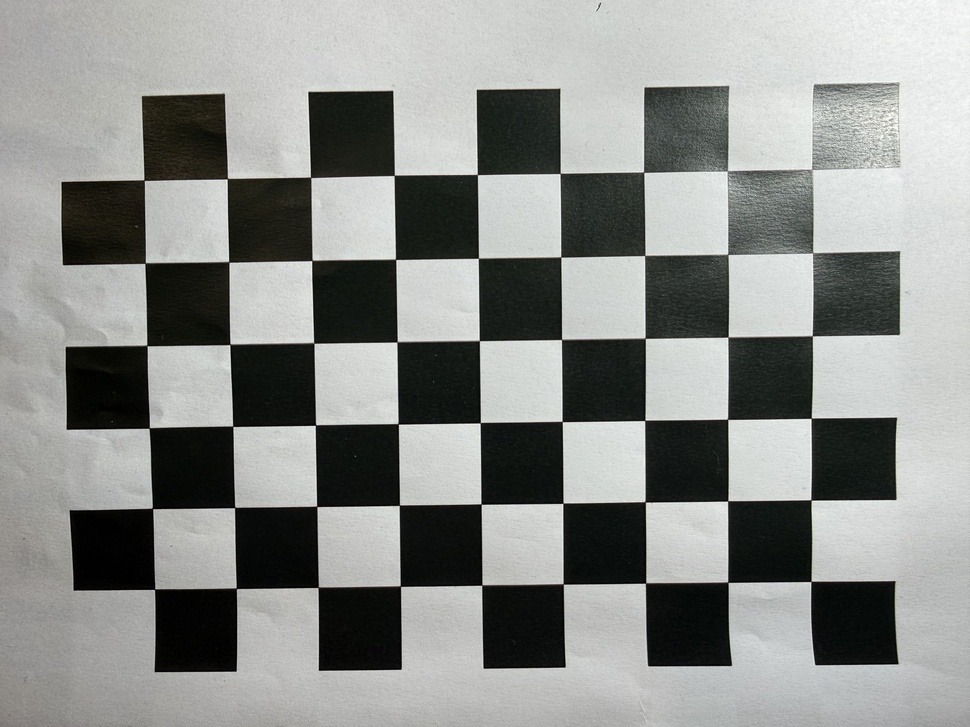
#> input picture lab02/data/IMG_3241.jpeg, 970 x 727 px, shrunk from 4032 x 3024 before the run; its folder holds only this picture in this run
$ python part_d.py
#> lines starting #> are read from the running program, lines starting #| are printed output that depends on the picture
import cv2
import numpy as np
import glob
import matplotlib.pyplot as plt
import random
import datetime

np.random.seed(42)

# --- Швидке повторне зчитування ---
PATTERN_SIZE = (9, 6)
SQUARE_SIZE = 22.0
objp = np.zeros((PATTERN_SIZE[0] * PATTERN_SIZE[1], 3), np.float32)
objp[:, :2] = np.mgrid[0:PATTERN_SIZE[0], 0:PATTERN_SIZE[1]].T.reshape(-1, 2) * SQUARE_SIZE

images = glob.glob('lab02/data/IMG_*.jpeg')
valid_objpoints = []
valid_imgpoints = []
gray_shape = None
criteria = (cv2.TERM_CRITERIA_EPS + cv2.TERM_CRITERIA_MAX_ITER, 30, 0.001)

for fname in images:
    img = cv2.imread(fname)
#> img is the input picture: shape (727, 970, 3); mean B, G, R 139, 141.9, 139.9
    gray = cv2.cvtColor(img, cv2.COLOR_BGR2GRAY)
    if gray_shape is None:
        gray_shape = gray.shape[::-1]
    ret, corners = cv2.findChessboardCorners(gray, PATTERN_SIZE, None)
#> ret = True; corners = 54 rows, first 8: [811, 581.5], [727.8, 582.1], [645.3, 583.1], [563.3, 584], [481.8, 585], [400.2, 585.9], [317.8, 587.4], [236.1, 588.4]
    if ret:
        corners_sub = cv2.cornerSubPix(gray, corners.copy(), (11, 11), (-1, -1), criteria)
#> corners_sub = 54 rows, first 8: [811, 581.4], [727.8, 582.3], [645.6, 583.1], [563.2, 583.9], [481.8, 585.1], [400.4, 586.2], [318.2, 587.3], [236.3, 588.3]
        valid_objpoints.append(objp)
        valid_imgpoints.append(corners_sub)

# ==========================================
# Крок 12. Залежність від кількості кадрів
# ==========================================
print("--- Рахуємо залежність від кількості кадрів (це займе трохи часу) ---")
N_values = [5, 8, 10, 12, 15, 20]
fx_results = {N: [] for N in N_values}
err_results = {N: [] for N in N_values}

for N in N_values:
    # Якщо N більше, ніж знайдених кадрів, обмежуємо
    actual_N = min(N, len(valid_objpoints))
    for _ in range(5):
        indices = random.sample(range(len(valid_objpoints)), actual_N)
        sub_obj = [valid_objpoints[i] for i in indices]
        sub_img = [valid_imgpoints[i] for i in indices]

        ret, mtx, dist, _, _ = cv2.calibrateCamera(sub_obj, sub_img, gray_shape, None, None)
        fx_results[N].append(mtx[0, 0])
        err_results[N].append(ret)

# Графіки
plt.figure(figsize=(12, 5))
plt.subplot(1, 2, 1)
N_arr = np.array(N_values)
fx_means = [np.mean(fx_results[N]) for N in N_values]
fx_stds = [np.std(fx_results[N]) for N in N_values]
plt.errorbar(N_arr, fx_means, yerr=fx_stds, fmt='-o', capsize=5, color='blue')
plt.title('Оцінка fx від кількості кадрів N')
plt.xlabel('N (кадрів)')
plt.ylabel('Focal length fx (пікселі)')
plt.grid(True)

plt.subplot(1, 2, 2)
err_means = [np.mean(err_results[N]) for N in N_values]
err_stds = [np.std(err_results[N]) for N in N_values]
plt.errorbar(N_arr, err_means, yerr=err_stds, fmt='-o', color='red', capsize=5)
plt.title('Середня похибка від кількості кадрів N')
plt.xlabel('N (кадрів)')
plt.ylabel('Похибка репроєкції (пікселі)')
plt.grid(True)
plt.tight_layout()
plt.show()
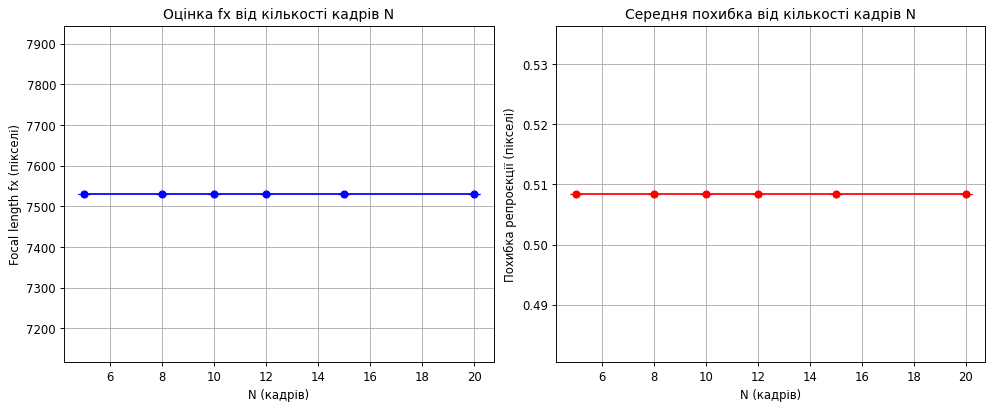
#> figure drawn by matplotlib, 2 panels

# ==========================================
# Повне фінальне калібрування
# ==========================================
ret, mtx, dist, rvecs, tvecs = cv2.calibrateCamera(valid_objpoints, valid_imgpoints, gray_shape, None, None)
#> ret = 0.508; mtx = [[7530.3, 0, 508.5], [0, 7984.1, 444.5], [0, 0, 1]]; dist = [[4.68, -985.8, 0.019, 0.018, -6098.1]]; rvecs = ([-0.00972, -0.57, 3.08],); tvecs = ([80.86, 34.44, 2030],)

# ==========================================
# Крок 13 та 14. Усунення дисторсії
# ==========================================
# Вкажи тут правильну назву свого тестового файлу
test_img_path = 'lab02/data/test_line.jpeg'
test_img = cv2.imread(test_img_path)

if test_img is not None:
    h, w = test_img.shape[:2]
    # alpha = 0 (обрізати краї)
    newcameramtx_0, roi_0 = cv2.getOptimalNewCameraMatrix(mtx, dist, (w,h), 0, (w,h))
    # alpha = 1 (залишити всі пікселі)
    newcameramtx_1, roi_1 = cv2.getOptimalNewCameraMatrix(mtx, dist, (w,h), 1, (w,h))

    dst_0 = cv2.undistort(test_img, mtx, dist, None, newcameramtx_0)
    dst_1 = cv2.undistort(test_img, mtx, dist, None, newcameramtx_1)

    # Накладаємо ідеально рівну червону лінію близько до правого краю для перевірки
    line_x = int(w * 0.9)
    cv2.line(test_img, (line_x, 0), (line_x, h), (0, 0, 255), 10)
    cv2.line(dst_0, (line_x, 0), (line_x, h), (0, 0, 255), 10)

    plt.figure(figsize=(15, 6))
    plt.subplot(1, 3, 1)
    plt.imshow(cv2.cvtColor(test_img, cv2.COLOR_BGR2RGB))
    plt.title('Оригінал (видно вигин)')
    plt.axis('off')

    plt.subplot(1, 3, 2)
    plt.imshow(cv2.cvtColor(dst_0, cv2.COLOR_BGR2RGB))
    plt.title('alpha = 0 (Обрізано)')
    plt.axis('off')

    plt.subplot(1, 3, 3)
    plt.imshow(cv2.cvtColor(dst_1, cv2.COLOR_BGR2RGB))
    plt.title('alpha = 1 (З чорними краями)')
    plt.axis('off')
    plt.tight_layout()
    plt.show()
else:
    print(f"Помилка: не знайдено файл {test_img_path}")

# ==========================================
# Крок 15. Збереження
# ==========================================
fs = cv2.FileStorage('lab02/camera_params.yml', cv2.FILE_STORAGE_WRITE)
fs.write('camera_matrix', mtx)
fs.write('distortion_coefficients', dist)
fs.write('image_size', gray_shape)
fs.write('reprojection_error', ret)
fs.write('frames_used', len(valid_objpoints))
fs.write('calibration_date', datetime.datetime.now().strftime("%Y-%m-%d %H:%M:%S"))
fs.release()
print("\nУспіх! Файл camera_params.yml збережено у папці lab02.")

$ run again, on lab02/data/IMG_3249.jpeg
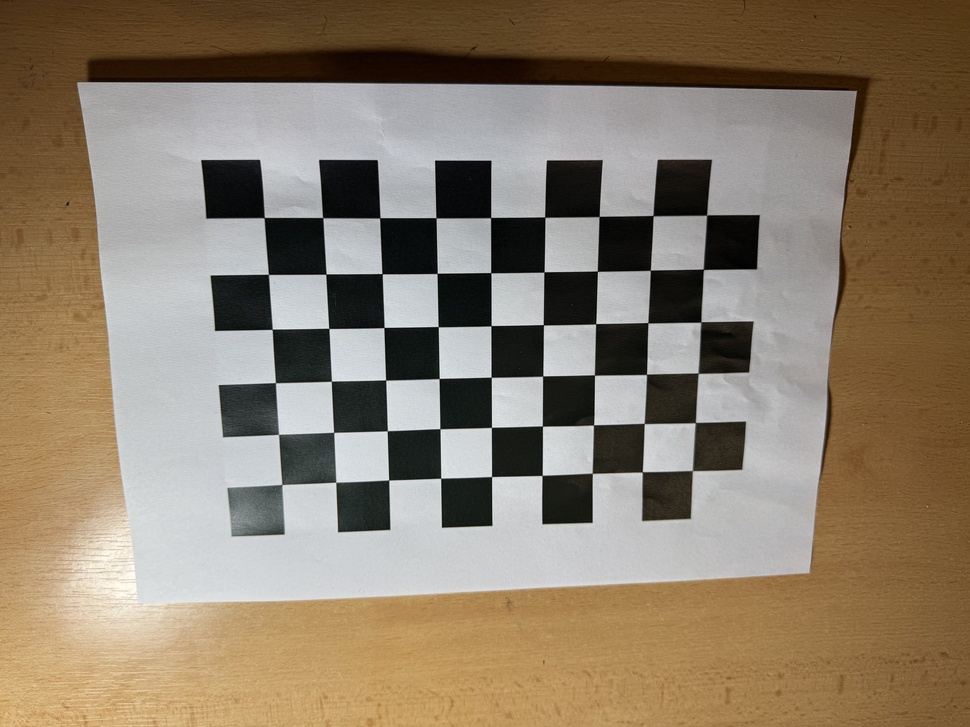
#> input picture lab02/data/IMG_3249.jpeg, 970 x 727 px, shrunk from 5712 x 4284 before the run
#> img is the input picture: shape (727, 970, 3); mean B, G, R 107.5, 126.2, 140.5
#> `gray = cv2.cvtColor(img, cv2.COLOR_BGR2GRAY)`:
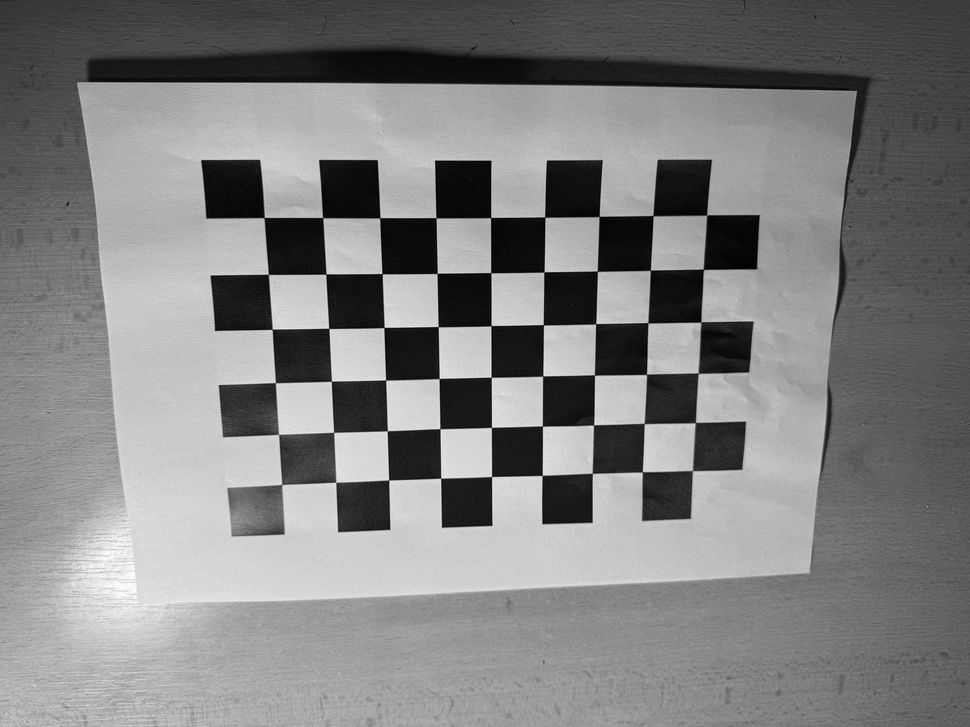
#> gray: shape (727, 970); min 0, max 254, mean 128.3
#> `ret, corners = cv2.findChessboardCorners(gray, PATTERN_SIZE, None)`: ret = True; corners = 54 rows, first 8: [264.2, 217.7], [322.7, 217.7], [379.8, 217.8], [435.9, 217.7], [490.7, 217.6], [544.7, 217.1], [599.2, 216.4], [653.1, 215.7]
#> corners_sub = 54 rows, first 8: [264.2, 217.5], [322.7, 217.6], [379.8, 217.8], [436, 217.7], [490.6, 217.5], [544.7, 217.1], [599.1, 216.5], [653.1, 215.6]
#> `plt.show()`:
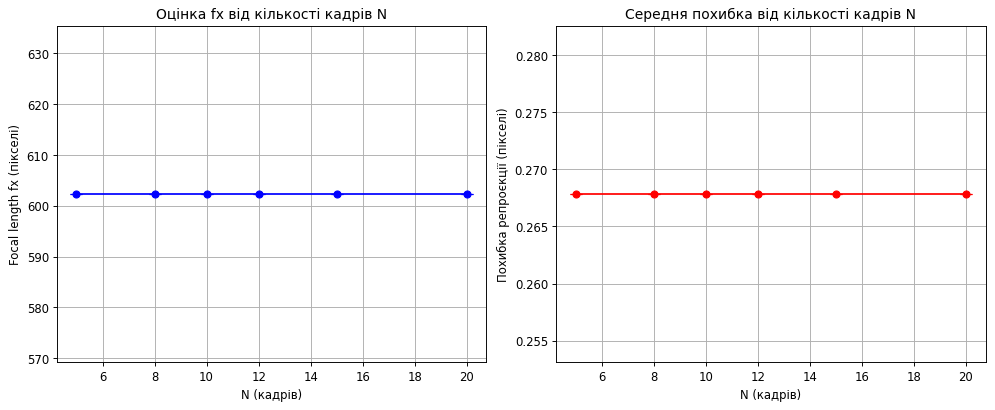
#> figure drawn by matplotlib, 2 panels
#> `ret, mtx, dist, rvecs, tvecs = cv2.calibrateCamera(valid_objpoints, va..`: ret = 0.268; mtx = [[602.3, 0, 479.3], [0, 601.2, 330.6], [0, 0, 1]]; dist = [[0.129, 0.238, -0.00278, -0.00131, -2.4]]; rvecs = ([0.167, -0.0639, -0.0125],); tvecs = ([-83.24, -43.85, 237.7],)

$ run again, on lab02/data/IMG_3250.jpeg
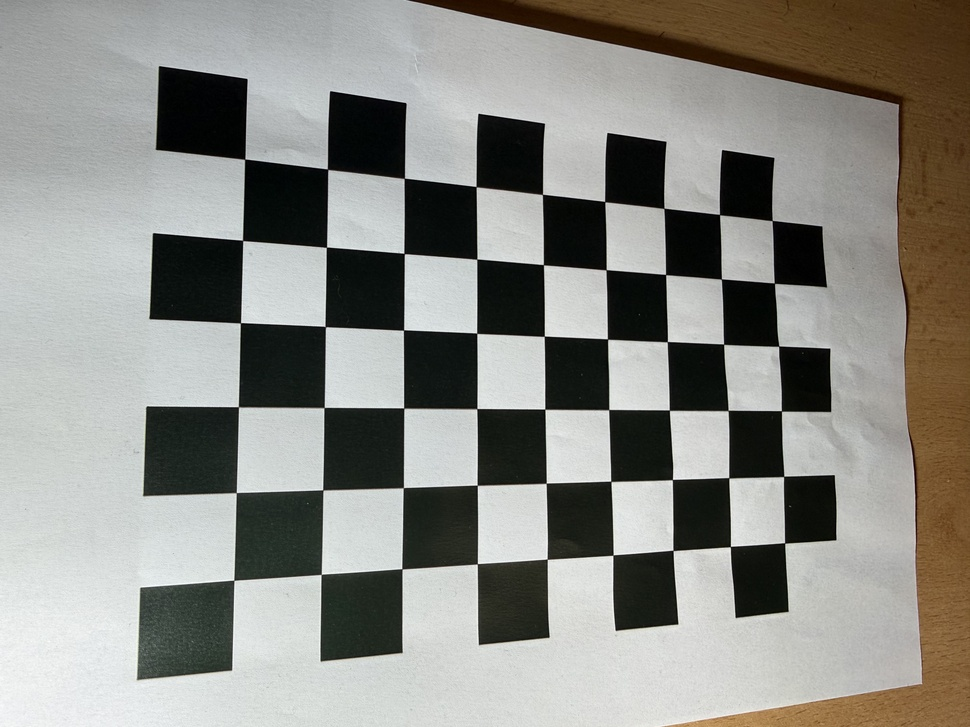
#> input picture lab02/data/IMG_3250.jpeg, 970 x 727 px, shrunk from 4032 x 3024 before the run
#> img is the input picture: shape (727, 970, 3); mean B, G, R 133.1, 138.8, 139.1
#> `gray = cv2.cvtColor(img, cv2.COLOR_BGR2GRAY)`:
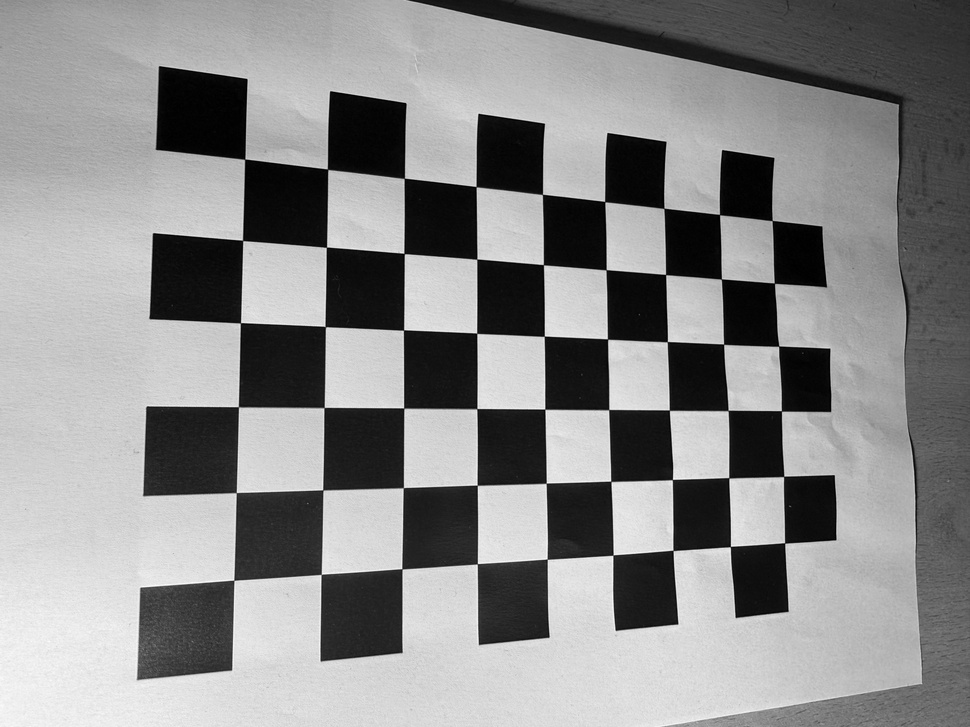
#> gray: shape (727, 970); min 0, max 255, mean 138.3
#> `ret, corners = cv2.findChessboardCorners(gray, PATTERN_SIZE, None)`: ret = True; corners = 54 rows, first 8: [244.6, 159.3], [327.5, 169.1], [404.3, 178.3], [476.1, 186.6], [542.4, 194.4], [604.7, 201.6], [663.9, 208.3], [719.5, 214.6]
#> corners_sub = 54 rows, first 8: [244.7, 159.1], [327.6, 169.2], [404.3, 178.3], [476.1, 186.6], [542.5, 194.3], [604.7, 201.6], [663.8, 208.3], [719.5, 214.6]
#> `plt.show()`:
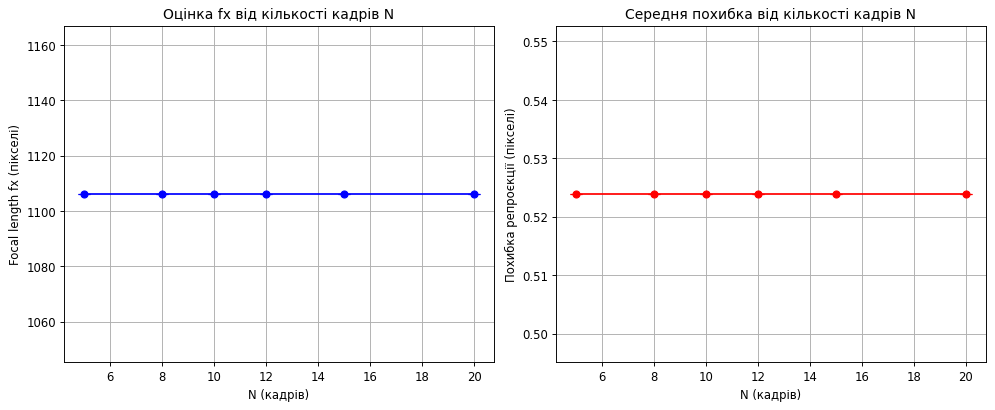
#> figure drawn by matplotlib, 2 panels
#> `ret, mtx, dist, rvecs, tvecs = cv2.calibrateCamera(valid_objpoints, va..`: ret = 0.524; mtx = [[1106.1, 0, 476.3], [0, 1039.2, 292.7], [0, 0, 1]]; dist = [[0.0545, 1, -0.00627, -0.00333, -8.28]]; rvecs = ([-0.134, -0.492, 0.0293],); tvecs = ([-58.32, -35.65, 280.6],)

$ run again, on lab02/data/IMG_3251.jpeg
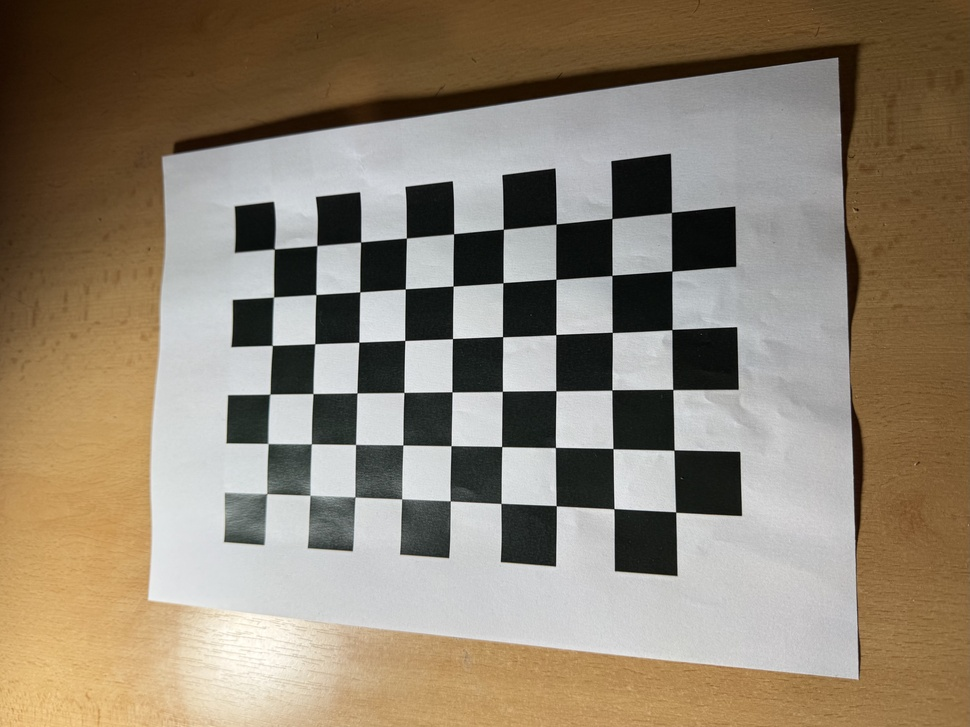
#> input picture lab02/data/IMG_3251.jpeg, 970 x 727 px, shrunk from 5293 x 3970 before the run
#> img is the input picture: shape (727, 970, 3); mean B, G, R 112.5, 130.5, 143.2
#> `gray = cv2.cvtColor(img, cv2.COLOR_BGR2GRAY)`:
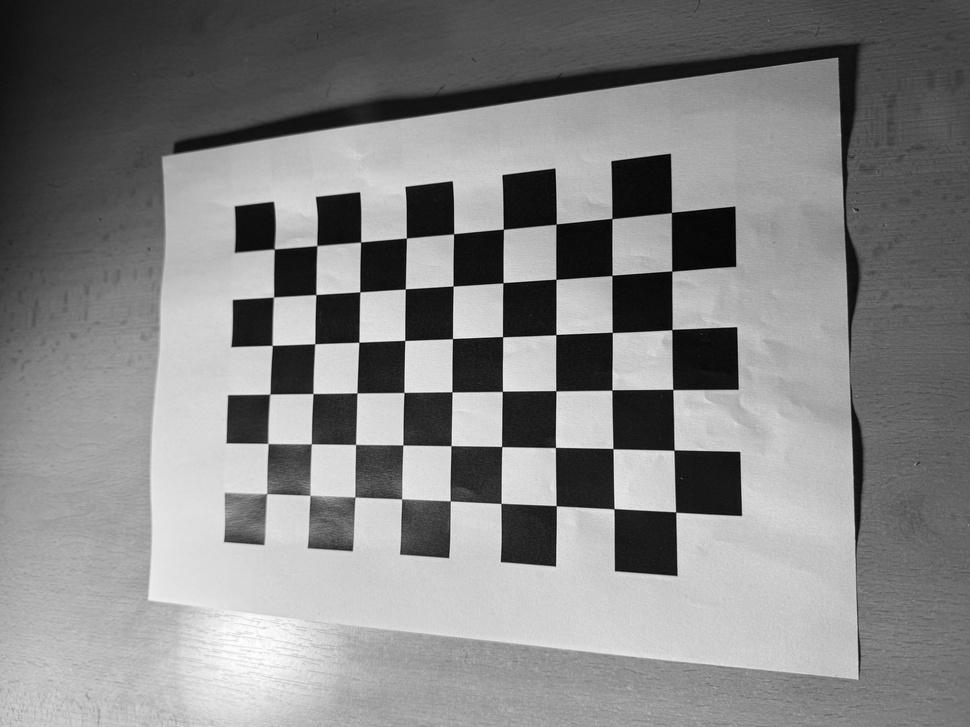
#> gray: shape (727, 970); min 0, max 254, mean 132.3
#> `ret, corners = cv2.findChessboardCorners(gray, PATTERN_SIZE, None)`: ret = True; corners = 54 rows, first 8: [274.4, 249.2], [316.9, 245.6], [360.6, 242.1], [406.4, 238], [453.6, 233.8], [503.3, 229.2], [556.1, 224.1], [611.9, 218.5]
#> corners_sub = 54 rows, first 8: [274.2, 249], [316.8, 245.6], [360.7, 242], [406.4, 238], [453.6, 233.7], [503.4, 229.2], [556.1, 224.1], [611.9, 218.5]
#> `plt.show()`:
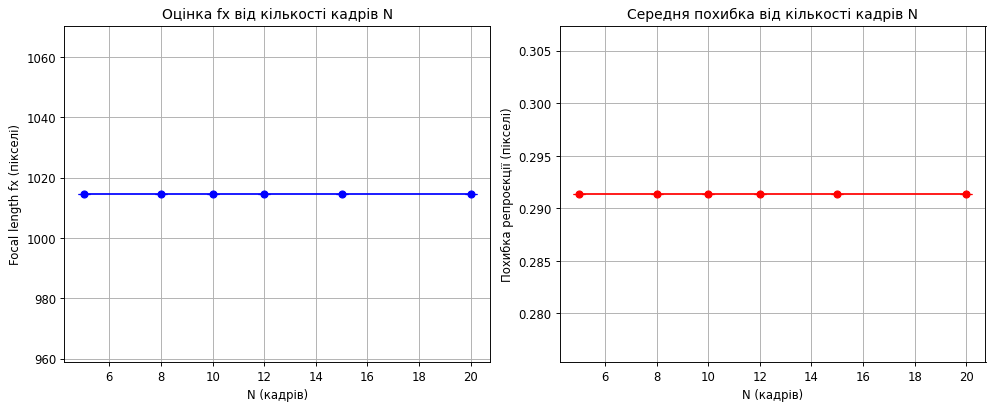
#> figure drawn by matplotlib, 2 panels
#> `ret, mtx, dist, rvecs, tvecs = cv2.calibrateCamera(valid_objpoints, va..`: ret = 0.291; mtx = [[1014.5, 0, 505.7], [0, 953, 317.4], [0, 0, 1]]; dist = [[0.178, 3.27, -0.014, 0.00563, -30.77]]; rvecs = ([-0.114, 0.471, -0.0208],); tvecs = ([-98.89, -30.8, 439.5],)
